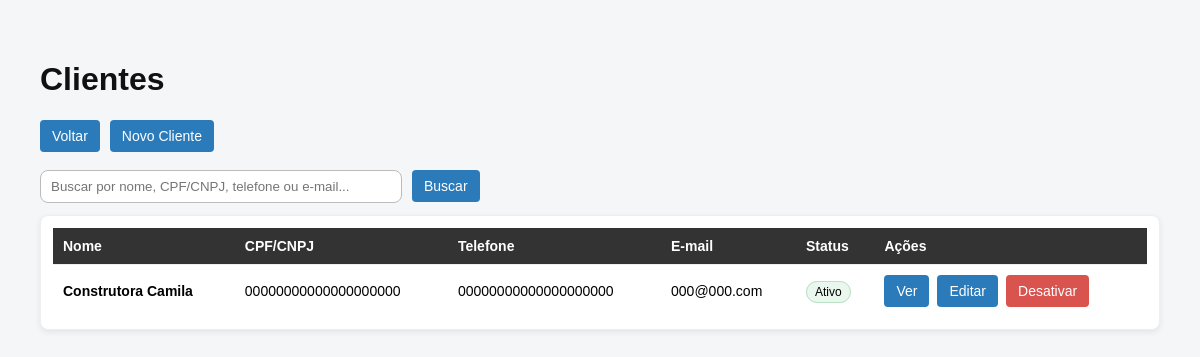
The app's page /clientes/ (signed in) with its own data.
### ferramentas/models.py (models this page shows, shortened)
class Cliente(models.Model):
    nome = models.CharField(max_length=200)
    cpf_cnpj = models.CharField(max_length=20, unique=True)
    telefone = models.CharField(max_length=20)
    email = models.EmailField(blank=True)
    endereco = models.TextField(blank=True)
    ativo = models.BooleanField(default=True)

### ferramentas/views.py (the view)
    def _wrapped(request, *args, **kwargs):
        if not is_admin(request.user):
            messages.error(request, "Acesso negado: apenas Admin pode acessar essa página.")
            return redirect('home')
        return view_func(request, *args, **kwargs)

### ferramentas/views.py (called while the page is built, shortened)
def is_admin(user):
    return user.is_authenticated and (user.is_superuser or user.groups.filter(name='Admin').exists())

def is_operador(user):
    return user.is_authenticated and user.groups.filter(name='Operador').exists()

def require_admin(view_func):
    def _wrapped(request, *args, **kwargs):
        if not is_admin(request.user):
            messages.error(request, "Acesso negado: apenas Admin pode acessar essa página.")
            return redirect('home')
        return view_func(request, *args, **kwargs)
    return _wrapped

def _menu_context(request):
    hoje = datetime.today().date()
    total_atrasadas = Locacao.objects.filter(devolvida=False, data_fim__lt=hoje).count()
    contas_em_aberto = ContaReceber.objects.filter(
        status__in=[ContaReceber.Status.PENDENTE, ContaReceber.Status.PARCIAL]
    ).count()
    return {
        'total_atrasadas': total_atrasadas,
        'contas_em_aberto': contas_em_aberto,
        'is_admin': is_admin(request.user),
        'is_operador': is_operador(request.user),
    }

@login_required
@require_admin
def listar_clientes(request):
    q = (request.GET.get('q') or '').strip()
    clientes = Cliente.objects.all().order_by('nome')
    ctx = {'clientes': clientes, 'q': q}
    ctx.update(_menu_context(request))
    return render(request, 'ferramentas/listar_clientes.html', ctx)

### ferramentas/templates/ferramentas/listar_clientes.html (shortened to what this page needs)
<!DOCTYPE html>
<html lang="pt-br">
<head>
    {% load static %}
    <link rel="stylesheet" href="{% static 'ferramentas/style.css' %}">
</head>
<body>
<h1>Clientes</h1>
<div class="top-actions">
    <a class="btn" href="{% url 'home' %}">Voltar</a>
    <a class="btn" href="{% url 'cadastrar_cliente' %}">Novo Cliente</a>
</div>
<form class="searchbar" method="get">
    <input type="text" name="q" placeholder="Buscar por nome, CPF/CNPJ, telefone ou e-mail..." value="{{ q }}">
    <button class="btn" type="submit">Buscar</button>
</form>
<div class="table-wrap">
<table>
    <thead>
        <tr>
            <th>Nome</th>
            <th>CPF/CNPJ</th>
            <th>Telefone</th>
            <th>E-mail</th>
            <th>Status</th>
            <th>Ações</th>
        </tr>
    </thead>
    <tbody>
    {% for c in clientes %}
        <tr>
            <td>
                <a class="link" href="{% url 'detalhe_cliente' c.id %}">
                    <b>{{ c.nome }}</b>
                </a>
            </td>
            <td>{{ c.cpf_cnpj }}</td>
            <td>{{ c.telefone }}</td>
            <td>{{ c.email|default:"—" }}</td>
            <td>
                {% if c.ativo %}
                    <span class="badge ok">Ativo</span>
                {% else %}
                    <span class="badge danger">Desativado</span>
                {% endif %}
            </td>
            <td>
                <div class="row-actions">
                    <a class="btn" href="{% url 'detalhe_cliente' c.id %}">Ver</a>
                    <a class="btn" href="{% url 'editar_cliente' c.id %}">Editar</a>
                    <form method="post" action="{% url 'toggle_cliente' c.id %}">
                        {% if c.ativo %}
                            <button class="btn danger" type="submit">Desativar</button>
                        {% else %}
                            <button class="btn" type="submit">Ativar</button>
                        {% endif %}
                    </form>
                </div>
            </td>
        </tr>
    {% empty %}
        <tr>
            <td colspan="6">Nenhum cliente cadastrado.</td>
        </tr>
    {% endfor %}
    </tbody>
</table>
</div>
</body>
</html>

### ferramentas/static/ferramentas/style.css (style rules this page uses)
body { font-family: Arial, sans-serif; background: #f4f6f8; margin: 20px; padding: 20px; }
h1, h2 { color: #111; }
a { text-decoration: none; }
.top-actions { display: flex; gap: 10px; flex-wrap: wrap; margin: 14px 0 18px 0; }
.btn { display: inline-block; padding: 8px 12px; background: #2b7bbb; color: #fff; border-radius: 4px; border: none; cursor: pointer; font-size: 14px; }
.btn.danger { background: #d9534f; }
.table-wrap { background: #fff; border-radius: 8px; padding: 12px; box-shadow: 0 2px 6px rgba(0,0,0,0.08); border: 1px solid #eee; }
table { width: 100%; border-collapse: collapse; }
th { background: #333; color: #fff; text-align: left; padding: 10px; font-size: 14px; }
td { padding: 10px; border-top: 1px solid #eee; font-size: 14px; }

### ferramentas/templates/ferramentas/listar_clientes.html (style rules this page uses)
.row-actions { display:flex; gap:8px; flex-wrap: wrap; }
.searchbar { display:flex; gap:10px; align-items:center; margin: 12px 0; }
.searchbar input { padding: 8px 10px; border: 1px solid #bbb; border-radius: 8px; width: 340px; }
.badge { padding: 3px 8px; border-radius: 999px; font-size: 12px; border: 1px solid #ddd; }
.badge.ok { background: #e9f7ef; border-color: #b7e1c2; }
a.link { color: inherit; text-decoration: none; }

### records on screen
Cliente: nome "Construtora Camila", cpf_cnpj "00000000000000000000", telefone "00000000000000000000", email "000@000.com", ativo "Ativo"
